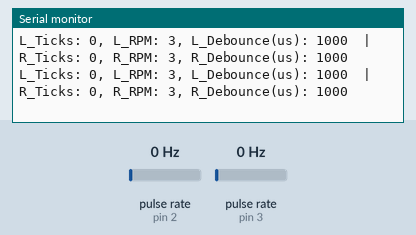
This sketch was run on a simulated Arduino Uno, built with avr-gcc and run on an emulated ATmega328P. Shown: the last lines printed to the serial monitor. Wiring (inferred from the names in the program): 2 × pulse sensor: data pin 2 / data pin 3. The test bench sets the inputs (shaded band); at power-on: pulse rate (sensors on pin 2, pin 3) 0 Hz.

Above: at 1.2 s.
1.3 s: pulse rate (sensor on pin 2) set to 100 Hz
At 1.45 s:
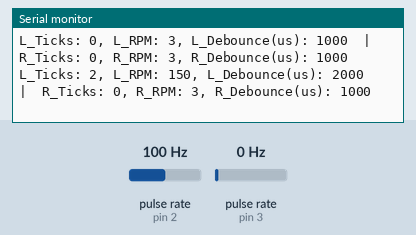
4.3 s: pulse rate (sensor on pin 3) set to 4 Hz
At 4.33 s:
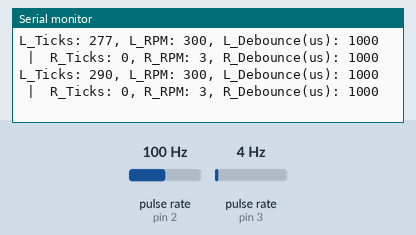
7.3 s: pulse rate (sensor on pin 2) set to 150 Hz
At 7.4 s:
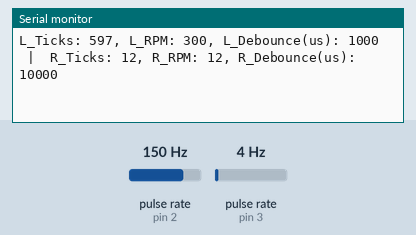
10.3 s: pulse rate (sensor on pin 3) set to 50 Hz
At 10.34 s:
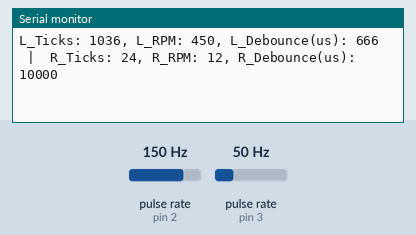
11.8 s: pulse rate (sensor on pin 3) set to 150 Hz
At 11.81 s:
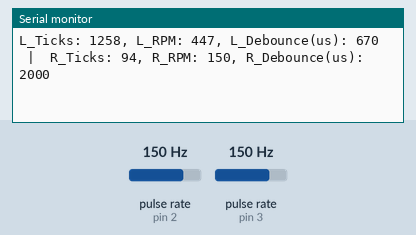
14.8 s: pulse rate (sensor on pin 2) set to 4 Hz
At 14.91 s:
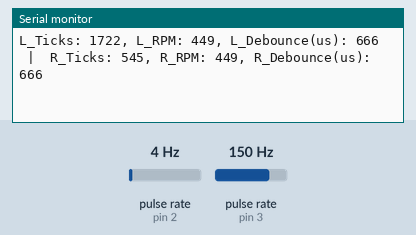
Timing chart, 0 to 17.8 s (numbered marks = the images above; inputs shaded):
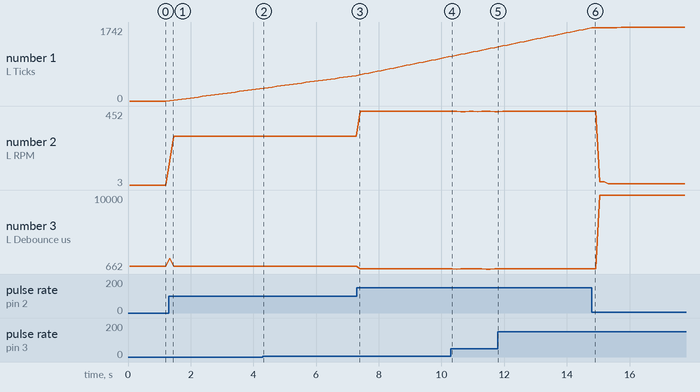

Measured:
- after the input at 1.3 s, the serial monitor: prints a new line at once (image 1)
- plotted number 1: 0 → 290 after the input at 1.3 s, 290 → 597 after the input at 4.3 s, 597 → 1036 after the input at 7.3 s, 1258 → 1722 after the input at 11.8 s
- plotted number 2: 3 → 300 after the input at 1.3 s, 300 → 450 after the input at 7.3 s, 450 → 447 after the input at 10.3 s, 449 → 11 after the input at 14.8 s
- plotted number 3: 1000 → 666 after the input at 7.3 s, 666 → 670 after the input at 10.3 s, 666 → 10000 after the input at 14.8 s

The sketch:

debounceDelayoOriginal.ino
```cpp
/*
 * CURSO DE INTRODUCCIÓN A LA ROBÓTICA
 * Ejemplo de Debounce Dinámico para Encoders de Rueda
 *
 * Este código lee dos encoders (Izquierdo y Derecho) usando interrupciones
 * e implementa un 'debounce delay' que se ajusta automáticamente
 * basado en la velocidad actual de la rueda para evitar lecturas
 * falsas (por ruido) y pérdida de pulsos (a alta velocidad).
 *
 * Conexiones:
 * - Encoder Izquierdo: Pin 2 (Interrupción 0 en UNO)
 * - Encoder Derecho: Pin 3 (Interrupción 1 en UNO)
 * - (Asegurar GND común)
 *
 */

// --- Pines de los Encoders (Deben ser pines de Interrupción) ---
const int ENCODER_PIN_L = 2; // Rueda Izquierda
const int ENCODER_PIN_R = 3; // Rueda Derecha

// --- Constantes del Robot ---
// (Pulsos por cada revolución de la rueda)
const int PULSOS_POR_REVOLUCION = 20;

// --- Constantes de Ajuste del Debounce ---
// Usaremos 1/N del periodo actual como tiempo de debounce
const int DEBOUNCE_FACTOR = 10;
// Límite inferior del debounce (para no ser cero)
const long MIN_DEBOUNCE_US = 50; // 50 microsegundos
// Límite superior del debounce (para filtrar ruido lento)
const long MAX_DEBOUNCE_US = 10000; // 10 milisegundos

// --- Variables Globales Volátiles ---
// (Volatile porque se usan en ISRs y en el loop principal)

// --- Izquierda ---
volatile long tickCount_L = 0;
volatile long lastPulseTime_L = 0;
volatile long currentPeriod_L = 1000000; // Default 1 seg (lento)
volatile long dynamicDebounce_L = 1000;  // Default 1ms

// --- Derecha ---
volatile long tickCount_R = 0;
volatile long lastPulseTime_R = 0;
volatile long currentPeriod_R = 1000000; // Default 1 seg (lento)
volatile long dynamicDebounce_R = 1000;  // Default 1ms


// -------------------------------------------------------------------
//                         SETUP
// -------------------------------------------------------------------
void setup()
{
  Serial.begin(9600);
  Serial.println("Iniciando Sistema de Odometría con Debounce Dinámico");

  // Configurar pines de encoder como entrada con PULLUP
  // (Asume que el encoder drena a GND)
  pinMode(ENCODER_PIN_L, INPUT_PULLUP);
  pinMode(ENCODER_PIN_R, INPUT_PULLUP);

  // Adjuntar las interrupciones
  // Se activarán en el flanco ASCENDENTE (RISING)
  attachInterrupt(digitalPinToInterrupt(ENCODER_PIN_L), isr_Encoder_L, RISING);
  attachInterrupt(digitalPinToInterrupt(ENCODER_PIN_R), isr_Encoder_R, RISING);

  // Inicializar los timers
  lastPulseTime_L = micros();
  lastPulseTime_R = micros();
}

// -------------------------------------------------------------------
//                         LOOP PRINCIPAL
// -------------------------------------------------------------------
void loop()
{
  // --- Lectura Segura de Variables Volátiles ---
  // Copiamos las variables rápidamente con las interrupciones
  // deshabilitadas para evitar que se actualicen a mitad de la lectura.

  long period_L_copy;
  long period_R_copy;
  long debounce_L_copy;
  long debounce_R_copy;
  long ticks_L_copy;
  long ticks_R_copy;

  noInterrupts(); // Deshabilitar interrupciones
  period_L_copy = currentPeriod_L;
  period_R_copy = currentPeriod_R;
  debounce_L_copy = dynamicDebounce_L;
  debounce_R_copy = dynamicDebounce_R;
  ticks_L_copy = tickCount_L;
  ticks_R_copy = tickCount_R;
  interrupts();   // Habilitar interrupciones

  // --- Cálculos (Fuera de la ISR) ---

  // Calcular RPM (Revoluciones por Minuto)
  // (1,000,000 microsegundos / periodo) = Frecuencia (Hz)
  // (Frecuencia / Pulsos_Por_Rev) = Rev por Seg
  // (Rev por Seg * 60) = Rev por Min (RPM)
  // 1,000,000 * 60 = 60,000,000

  // Evitar división por cero si el periodo es muy largo o cero
  long rpm_L = 0;
  if (period_L_copy > 0 && period_L_copy < 2000000) // Límite de 2 seg
  {
    rpm_L = 60000000 / (period_L_copy * PULSOS_POR_REVOLUCION);
  }

  long rpm_R = 0;
  if (period_R_copy > 0 && period_R_copy < 2000000)
  {
    rpm_R = 60000000 / (period_R_copy * PULSOS_POR_REVOLUCION);
  }

  // --- Imprimir Diagnósticos ---
  Serial.print("L_Ticks: ");
  Serial.print(ticks_L_copy);
  Serial.print(", L_RPM: ");
  Serial.print(rpm_L);
  Serial.print(", L_Debounce(us): ");
  Serial.print(debounce_L_copy);

  Serial.print("  |  R_Ticks: ");
  Serial.print(ticks_R_copy);
  Serial.print(", R_RPM: ");
  Serial.print(rpm_R);
  Serial.print(", R_Debounce(us): ");
  Serial.println(debounce_R_copy);

  // NOTA: Aquí iría el código para controlar los motores (PWM)
  // por ejemplo: analogWrite(MOTOR_PIN_L, 100);

  delay(100); // Actualizar monitor 10 veces por segundo
}

// -------------------------------------------------------------------
//           RUTINAS DE SERVICIO DE INTERRUPCIÓN (ISRs)
// -------------------------------------------------------------------

/*
 * ISR para el Encoder Izquierdo
 */
void isr_Encoder_L()
{
  long now_us = micros();

  // --- Lógica de Debounce Dinámico ---
  if (now_us - lastPulseTime_L > dynamicDebounce_L)
  {
    // 1. Pulso Válido
    currentPeriod_L = now_us - lastPulseTime_L;
    lastPulseTime_L = now_us;
    tickCount_L++;

    // 2. Ajuste Dinámico
    dynamicDebounce_L = currentPeriod_L / DEBOUNCE_FACTOR;

    // 3. Aplicar Límites
    if (dynamicDebounce_L < MIN_DEBOUNCE_US)
    {
      dynamicDebounce_L = MIN_DEBOUNCE_US;
    }
    if (dynamicDebounce_L > MAX_DEBOUNCE_US)
    {
      dynamicDebounce_L = MAX_DEBOUNCE_US;
    }
  }
  // else: Es ruido, ignorar.
}

/*
 * ISR para el Encoder Derecho
 */
void isr_Encoder_R()
{
  long now_us = micros();

  // --- Lógica de Debounce Dinámico ---
  if (now_us - lastPulseTime_R > dynamicDebounce_R)
  {
    // 1. Pulso Válido
    currentPeriod_R = now_us - lastPulseTime_R;
    lastPulseTime_R = now_us;
    tickCount_R++;

    // 2. Ajuste Dinámico
    dynamicDebounce_R = currentPeriod_R / DEBOUNCE_FACTOR;

    // 3. Aplicar Límites
    if (dynamicDebounce_R < MIN_DEBOUNCE_US)
    {
      dynamicDebounce_R = MIN_DEBOUNCE_US;
    }
    if (dynamicDebounce_R > MAX_DEBOUNCE_US)
    {
      dynamicDebounce_R = MAX_DEBOUNCE_US;
    }
  }
  // else: Es ruido, ignorar.
}
```
